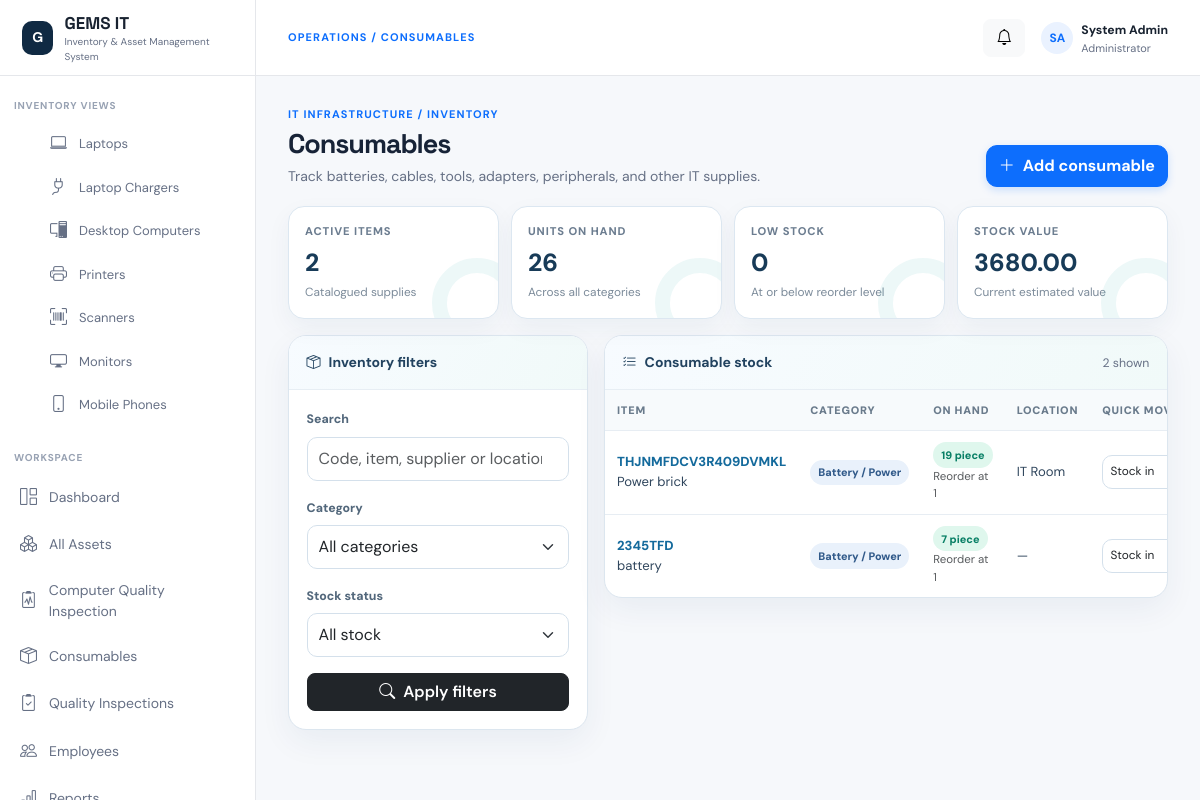
Page /consumables/ (signed in) on the committed database.
### core/models.py (models this page shows, shortened)
class ConsumableItem(models.Model):
    class Category(models.TextChoices):
        BATTERY = "battery", "Battery / Power"
        CABLE = "cable", "Cables / Connectors"
        ADAPTER = "adapter", "Adapters / Chargers"
        TOOL = "tool", "Tools"
        PERIPHERAL = "peripheral", "Peripherals"
        NETWORK = "network", "Network Supplies"
        STORAGE = "storage", "Storage Media"
        SAFETY = "safety", "Safety / ESD"
        OTHER = "other", "Other IT Supply"
    item_code = models.CharField(max_length=40, unique=True)
    name = models.CharField(max_length=160)
    category = models.CharField(max_length=20, choices=Category.choices)
    description = models.TextField(blank=True)
    unit = models.CharField(max_length=30, default="piece")
    quantity_on_hand = models.PositiveIntegerField(default=0)
    reorder_level = models.PositiveIntegerField(default=1)
    unit_cost = models.DecimalField(
        max_digits=12,
        decimal_places=2,
        default=Decimal("0.00"),
    )
    supplier = models.CharField(max_length=160, blank=True)
    storage_location = models.CharField(max_length=120, blank=True)
    is_active = models.BooleanField(default=True)
    created_by = models.ForeignKey(
        "SystemUser",
        on_delete=models.SET_NULL,
        null=True,
        blank=True,
        related_name="consumable_items_created",
    )
    created_at = models.DateTimeField(auto_now_add=True)
    updated_at = models.DateTimeField(auto_now=True)
    class Meta:
        ordering = ["category", "name"]
        indexes = [
            models.Index(fields=["category", "is_active"]),
            models.Index(fields=["item_code"]),
            models.Index(fields=["quantity_on_hand"]),
        ]
    @property
    def is_low_stock(self):
        return self.quantity_on_hand <= self.reorder_level
    @property
    def stock_value(self):
        return self.quantity_on_hand * self.unit_cost

### core/views.py (the view, shortened to what this page needs)
# urls.py: path("consumables/", views.consumables, name="consumables"),
@login_required
def consumables(request):
    return render(
        request,
        "consumables.html",
        _consumable_context(
            request.GET.get("q", "").strip(),
            request.GET.get("category", "").strip(),
            request.GET.get("stock", "").strip(),
        ),
    )

### core/templates/consumables.html (shortened to what this page needs)
{% extends "base.html" %}
{% block breadcrumb %}Consumables{% endblock %}
{% block content %}
<div class="consumables-page">
    <div class="consumables-hero">
        <div><div class="eyebrow">IT infrastructure / Inventory</div><h2 class="page-title">Consumables</h2><p class="muted mb-0">Track batteries, cables, tools, adapters, peripherals, and other IT supplies.</p></div>
        <div class="hero-actions"><button class="btn btn-primary" data-bs-toggle="modal" data-bs-target="#addConsumableModal"><i class="bi bi-plus-lg me-2"></i>Add consumable</button></div>
    </div>
    <div class="metrics">
        <div class="metric"><span class="metric-label">Active items</span><span class="metric-value">{{ stats.total_items }}</span><span class="metric-note">Catalogued supplies</span></div>
        <div class="metric"><span class="metric-label">Units on hand</span><span class="metric-value">{{ stats.total_units }}</span><span class="metric-note">Across all categories</span></div>
        <div class="metric"><span class="metric-label">Low stock</span><span class="metric-value">{{ stats.low_stock }}</span><span class="metric-note">At or below reorder level</span></div>
        <div class="metric"><span class="metric-label">Stock value</span><span class="metric-value">{{ stats.stock_value|floatformat:2 }}</span><span class="metric-note">Current estimated value</span></div>
    </div>
    <div class="dashboard-grid">
        <section class="module-card">
            <div class="module-card-header"><strong><i class="bi bi-box-seam me-2"></i>Inventory filters</strong></div>
            <div class="module-card-body">
                <form method="get">
                    <label class="form-label">Search</label><input class="form-control mb-3" type="search" name="q" value="{{ search_query }}" placeholder="Code, item, supplier or location">
                    <label class="form-label">Category</label><select class="form-select mb-3" name="category"><option value="">All categories</option></select>
                    <label class="form-label">Stock status</label><select class="form-select mb-3" name="stock"><option value="">All stock</option></select>
                    <button class="btn btn-dark w-100" type="submit"><i class="bi bi-search me-2"></i>Apply filters</button>
                </form>
            </div>
        </section>
        <section class="module-card">
            <div class="module-card-header"><strong><i class="bi bi-list-check me-2"></i>Consumable stock</strong><span class="muted small">{{ items|length }} shown</span></div>
            <div class="table-responsive"><table class="inventory-table"><thead><tr><th>Item</th><th>Category</th><th>On hand</th><th>Location</th><th>Quick movement</th></tr></thead><tbody>
                {% for item in items %}<tr><td><a class="item-code" href="{% url 'consumable-detail' item.pk %}">{{ item.item_code }}</a><div>{{ item.name }}</div></td><td><span class="category-chip">{{ item.get_category_display }}</span></td><td><span class="stock-chip {% if item.is_low_stock %}stock-low{% else %}stock-ok{% endif %}">{{ item.quantity_on_hand }} {{ item.unit }}{% if item.is_low_stock %} · Low{% endif %}</span><div class="small text-muted">Reorder at {{ item.reorder_level }}</div></td><td>{{ item.storage_location|default:"—" }}</td><td><form class="move-form" method="post" action="{% url 'consumable-stock-move' item.pk %}">{% csrf_token %}<select class="form-select" name="movement_type"><option value="received">Stock in</option><option value="issued">Stock out</option><option value="adjusted">Set balance</option></select><input class="form-control qty" type="number" name="quantity" min="1" value="1" aria-label="Quantity"><button class="btn btn-outline-primary" type="submit"></button></form></td></tr>{% empty %}<tr><td colspan="5" class="text-center py-5 text-muted">No consumables found.</td></tr>{% endfor %}
            </tbody></table></div>
        </section>
    </div>
</div>
{% endblock %}

### core/static/css/style.css (style rules this page uses)
:root { --ink:#182230;--muted:#667085;--line:#e5e7eb;--soft:#f5f7fa;--blue:#0d6efd;--navy:#102a43 }
* { box-sizing:border-box }
body { margin:0;background:#f6f8fb;color:var(--ink);font-family:'DM Sans',sans-serif;font-size:14px }
.eyebrow { text-transform:uppercase;color:var(--blue);font-size:11px;font-weight:700;letter-spacing:.1em }
.page-title { font:700 27px 'Space Grotesk';margin:5px 0 }
.muted { color:var(--muted) }
.btn { border-radius:8px;font-weight:600 }
.btn-primary { box-shadow:0 3px 8px rgba(13,110,253,.18) }
.form-label { font-size:12px;font-weight:600;color:#475467 }
.form-control,.form-select { border-color:#d9dee7;border-radius:8px;padding:9px 11px }

### core/templates/consumables.html (style rules this page uses)
.consumables-page { color:#172337; }
.consumables-hero { display:flex; justify-content:space-between; align-items:flex-end; gap:1rem; margin-bottom:1.2rem; }
.consumables-hero h2 { margin:.2rem 0 .35rem; letter-spacing:-.04em; }
.hero-actions { display:flex; gap:.55rem; flex-wrap:wrap; }
.hero-actions .btn { min-height:42px; border-radius:11px; font-weight:700; }
.metrics { display:grid; grid-template-columns:repeat(4,1fr); gap:.75rem; margin-bottom:1rem; }
.metric { position:relative; overflow:hidden; padding:1rem; border:1px solid #dce7f1; border-radius:16px; background:#fff; box-shadow:0 9px 24px rgba(18,59,104,.05); }
.metric::after { content:""; position:absolute; right:-24px; bottom:-30px; width:90px; height:90px; border:15px solid rgba(26,166,163,.08); border-radius:50%; }
.metric-label { display:block; color:#6c7d90; font-size:.7rem; font-weight:800; letter-spacing:.08em; text-transform:uppercase; }
.metric-value { display:block; margin-top:.25rem; color:#183b58; font-size:1.55rem; font-weight:800; }
.metric-note { color:#7c8b9a; font-size:.74rem; }
.dashboard-grid { display:grid; grid-template-columns:minmax(300px,.8fr) minmax(0,1.8fr); gap:1rem; align-items:start; }
.module-card { overflow:hidden; border:1px solid #dce6ef; border-radius:18px; background:#fff; box-shadow:0 12px 32px rgba(18,59,104,.06); }
.module-card-header { display:flex; align-items:center; justify-content:space-between; gap:.75rem; padding:1rem 1.1rem; border-bottom:1px solid #e7eef4; background:linear-gradient(120deg,#f7fbff,#f1faf9); }
.module-card-header strong { color:#21425f; }
.module-card-body { padding:1.1rem; }
.form-label { color:#52677b; font-size:.77rem; font-weight:750; }
.form-control,.form-select { min-height:42px; border-color:#d4e0eb; border-radius:10px; }
.inventory-table { width:100%; border-collapse:collapse; }
.inventory-table th,.inventory-table td { padding:.72rem .75rem; border-bottom:1px solid #e7edf3; text-align:left; vertical-align:middle; }
.inventory-table th { color:#6a7b8c; background:#f7fafc; font-size:.68rem; font-weight:850; letter-spacing:.07em; text-transform:uppercase; }
.inventory-table td { color:#30465d; font-size:.82rem; }
.inventory-table tr:last-child td { border-bottom:0; }
.item-code { color:#146a9c; font-weight:800; text-decoration:none; }
.category-chip,.stock-chip { display:inline-flex; padding:.28rem .5rem; border-radius:999px; font-size:.68rem; font-weight:750; white-space:nowrap; }
.category-chip { color:#315a8a; background:#e9f1fb; }
.stock-ok { color:#087f65; background:#dff7ed; }
.move-form { display:flex; gap:.35rem; align-items:center; }
.move-form .form-control,.move-form .form-select { min-height:34px; padding:.3rem .45rem; font-size:.74rem; }
.move-form .form-select { width:100px; }

### rows in the picture
ConsumableItem: item_code "THJNMFDCV3R409DVMKL", name "Power brick", category "Battery / Power", quantity_on_hand "19", unit "piece", reorder_level "1", storage_location "IT Room"
ConsumableItem: item_code "2345TFD", name "battery", category "Battery / Power", quantity_on_hand "7", unit "piece", reorder_level "1", storage_location "—"

### other values in the picture
{{ stats.total_items }} "2"
{{ stats.total_units }} "26"
{{ stats.low_stock }} "0"
{{ stats.stock_value|floatformat:2 }} "3680.00"
{{ items|length }} "2"
